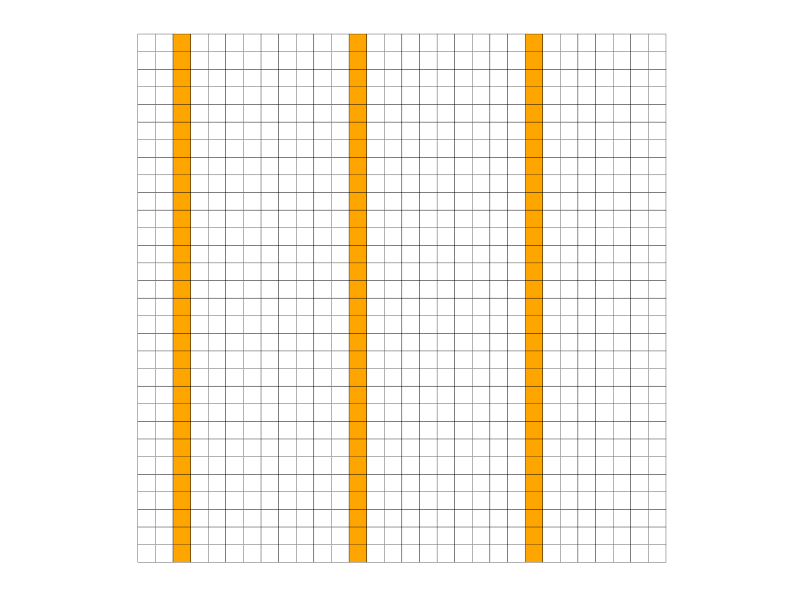
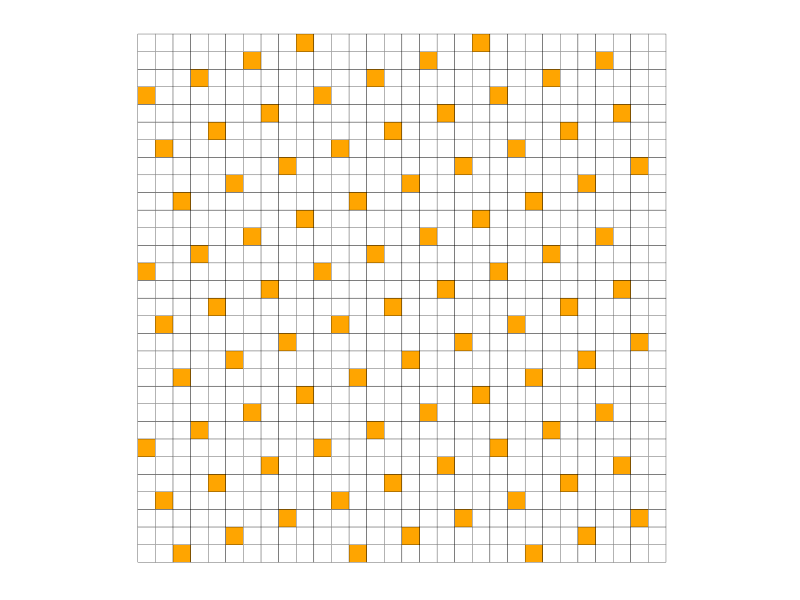
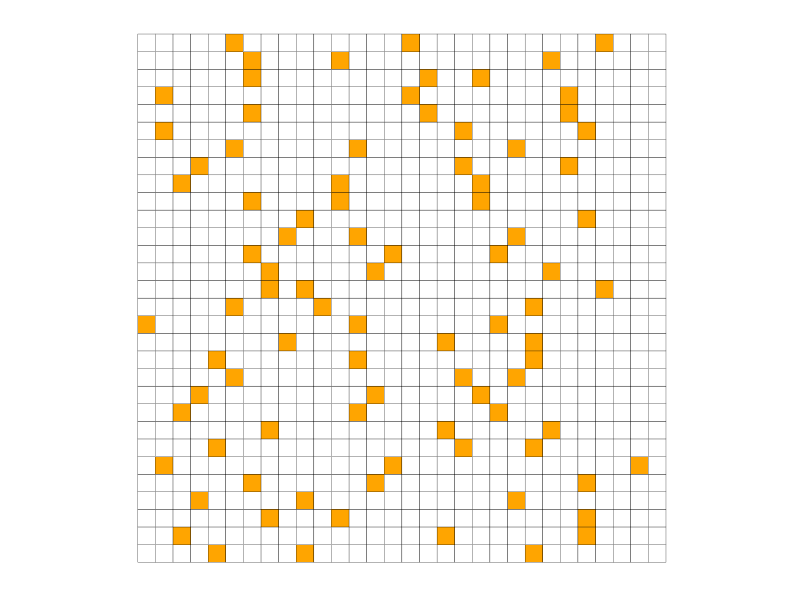
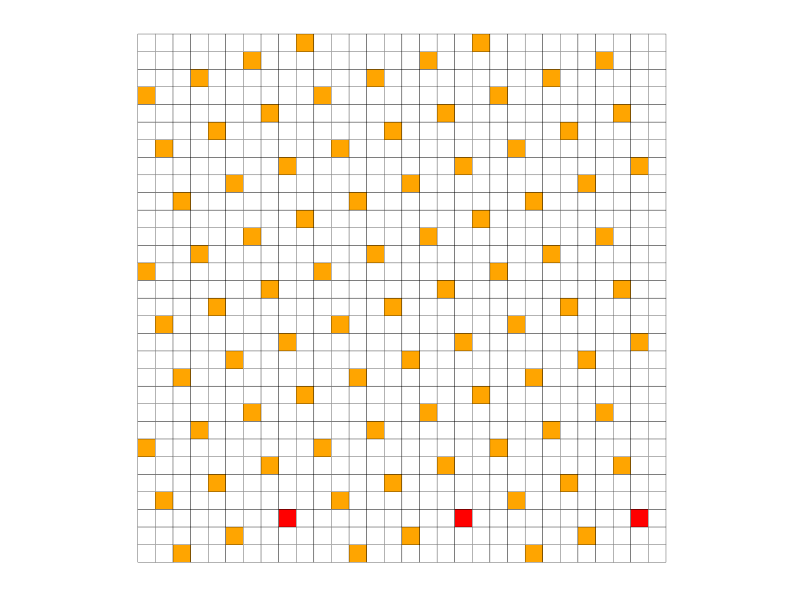
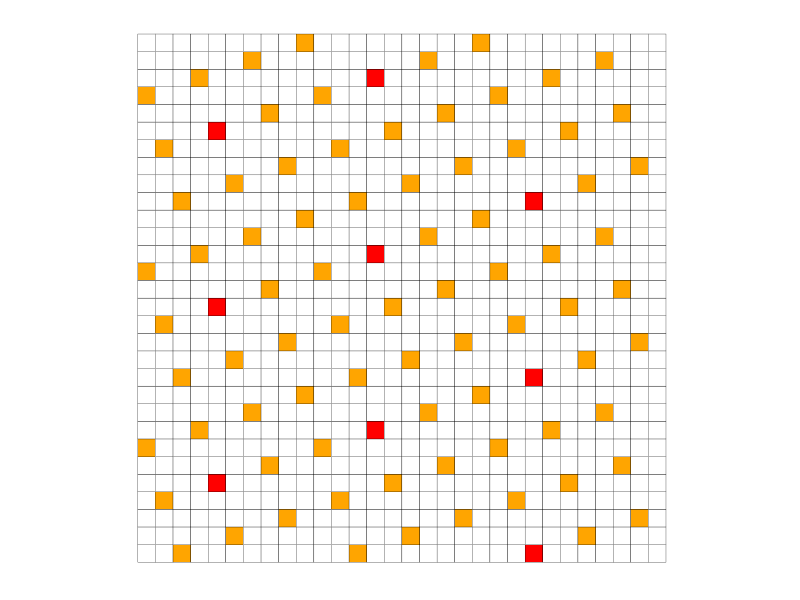

Recreate these plots in R, in order.
##### To plot grids (for the report) ----------

install.packages("ggplot2")
library(ggplot2)

### Version 1 -----------

# Create a data frame with the coordinates and colors
grid_data <- expand.grid(x = 1:30, y = 1:30)  # 10x10 grid
grid_data$color <- "white"  # Default color for all squares

# Specify the squares to be colored
colored_squares <- data.frame(
  x = c(rep(3, 30), rep(13, 30), rep(23, 30)),
  y = rep(1:30, 3),
  color = c(rep("orange", 90))
)

# Merge the colored squares into the grid data
grid_data <- merge(grid_data, colored_squares, by = c("x", "y"), all.x = TRUE)
grid_data$color.y[is.na(grid_data$color.y)] <- "white" # Set NA colors to white
# c(rep("white", 100))

ggplot(grid_data, aes(x = x, y = y, fill = color.y)) +
  geom_tile(colour = "black") +  # Draw the squares with black borders # 
  scale_fill_identity() +  # Use the colors specified in the data
  theme_minimal() +  # Minimal theme for better visualization
  theme(
    axis.title = element_blank(),  # Remove axis titles
    axis.text = element_blank(),   # Remove axis text
    axis.ticks = element_blank(),  # Remove axis ticks
    panel.grid = element_blank()   # Remove grid lines
  ) +
  coord_fixed()  # Ensure squares are not stretched

### Version 2 -----------

# Create a data frame with the coordinates and colors
grid_data <- expand.grid(x = 1:30, y = 1:30)  # 10x10 grid
grid_data$color <- "white"  # Default color for all squares

# Function to sample at random following the grid
sampling_grid <- function(i){
  cells_x <- c()
  cells_y <- c()
  
  for (l in 0:29) {
    if (l==0){
      x_init <- i
    }else if ((3*l+i) < 10){
      x_init <- (3*l+i)
    }else{
      x_init <- (((3*l+i))%%(10))
    }
    k <- 0
    while (x_init + 10*k < 30) {
      a <- x_init + 10*k
      b <- l
      cells_x <- append(cells_x, a)
      print(a)
      cells_y <- append(cells_y, b)
      print(b)
      k <- k+1
    }
  }
  return(data.frame(x = cells_x, y = cells_y))
}

test <- sampling_grid(3)

# Specify the squares to be colored
colored_squares <- data.frame(
  x = test$x,
  y = test$y +1,
  color = c(rep("orange", 90))
)

# Merge the colored squares into the grid data
grid_data <- merge(grid_data, colored_squares, by = c("x", "y"), all.x = TRUE)
grid_data$color.y[is.na(grid_data$color.y)] <- "white" # Set NA colors to white

ggplot(grid_data, aes(x = x, y = y, fill = color.y)) +
  geom_tile(colour = "black") +  # Draw the squares with black borders # 
  scale_fill_identity() +  # Use the colors specified in the data
  theme_minimal() +  # Minimal theme for better visualization
  theme(
    axis.title = element_blank(),  # Remove axis titles
    axis.text = element_blank(),   # Remove axis text
    axis.ticks = element_blank(),  # Remove axis ticks
    panel.grid = element_blank()   # Remove grid lines
  ) +
  coord_fixed()  # Ensure squares are not stretched

### Version 3 -----------

# Create a data frame with the coordinates and colors
grid_data <- expand.grid(x = 1:30, y = 1:30)  # 10x10 grid
grid_data$color <- "white"  # Default color for all squares

# Function to sample at random following the grid
sampling_grid <- function(c_dim){
  random_points <- data.frame(x = numeric(), y = numeric())
  
  for (l in 0:((30)-1)) { # For all lines
    for (bunch in 1:(30/10)) { # 10 is the size of each bunch
      x_sampled <- sample(0:9, 1) + (bunch-1)*10
      a <- x_sampled
      b <- l
      random_points <- rbind(random_points, list(a,b))
    }
  }
  colnames(random_points) <- list("x", "y")
  return(random_points)
}

test <- sampling_grid(3)

# Specify the squares to be colored
colored_squares <- data.frame(
  x = test$x,
  y = test$y + 1,
  color = c(rep("orange", 90))
)

# Merge the colored squares into the grid data
grid_data <- merge(grid_data, colored_squares, by = c("x", "y"), all.x = TRUE)
grid_data$color.y[is.na(grid_data$color.y)] <- "white" # Set NA colors to white
# c(rep("white", 100))

ggplot(grid_data, aes(x = x, y = y, fill = color.y)) +
  geom_tile(colour = "black") +  # Draw the squares with black borders # 
  scale_fill_identity() +  # Use the colors specified in the data
  theme_minimal() +  # Minimal theme for better visualization
  theme(
    axis.title = element_blank(),  # Remove axis titles
    axis.text = element_blank(),   # Remove axis text
    axis.ticks = element_blank(),  # Remove axis ticks
    panel.grid = element_blank()   # Remove grid lines
  ) +
  coord_fixed()  # Ensure squares are not stretched



### Strata 1 -----------

# Create a data frame with the coordinates and colors
grid_data <- expand.grid(x = 1:30, y = 1:30)  # 10x10 grid
grid_data$color <- "white"  # Default color for all squares

# Function to sample at random following the grid
sampling_grid <- function(i){
  cells_x <- c()
  cells_y <- c()
  
  for (l in 0:29) {
    if (l==0){
      x_init <- i
    }else if ((3*l+i) < 10){
      x_init <- (3*l+i)
    }else{
      x_init <- (((3*l+i))%%(10))
    }
    k <- 0
    while (x_init + 10*k < 30) {
      a <- x_init + 10*k
      b <- l
      cells_x <- append(cells_x, a)
      # print(a)
      cells_y <- append(cells_y, b)
      # print(b)
      k <- k+1
    }
  }
  return(data.frame(x = cells_x, y = cells_y))
}

test <- sampling_grid(3)

# Specify the squares to be colored
colored_squares <- data.frame(
  x = test$x,
  y = test$y +1,
  color = c(rep("orange", 90))
)

colored_stratum <- data.frame(
  x = test[test$y == 2,]$x,
  y = test[test$y == 2,]$y +1,
  color = c(rep("red", nrow(test[test$y == 2,])))
)

# Merge the colored squares into the grid data
grid_data <- merge(grid_data, colored_squares, by = c("x", "y"), all.x = TRUE)
grid_data <- merge(grid_data, colored_stratum, by = c("x", "y"), all.x = TRUE)
grid_data$color[(is.na(grid_data$color)) & (grid_data$color.y == "orange")] <- "orange" 
grid_data$color[is.na(grid_data$color)] <- "white" # Set NA colors to white

ggplot(grid_data, aes(x = x, y = y, fill = color)) +
  geom_tile(colour = "black") +  # Draw the squares with black borders # 
  scale_fill_identity() +  # Use the colors specified in the data
  theme_minimal() +  # Minimal theme for better visualization
  theme(
    axis.title = element_blank(),  # Remove axis titles
    axis.text = element_blank(),   # Remove axis text
    axis.ticks = element_blank(),  # Remove axis ticks
    panel.grid = element_blank()   # Remove grid lines
  ) +
  coord_fixed()  # Ensure squares are not stretched


### Strata 2 -----------

# Create a data frame with the coordinates and colors
grid_data <- expand.grid(x = 1:30, y = 1:30)  # 10x10 grid
grid_data$color <- "white"  # Default color for all squares

# Function to sample at random following the grid
sampling_grid <- function(i){
  cells_x <- c()
  cells_y <- c()
  cells_h <- c()
  
  for (l in 0:29) {
    if (l==0){
      x_init <- i
    }else if ((3*l+i) < 10){
      x_init <- (3*l+i)
    }else{
      x_init <- (((3*l+i))%%(10))
    }
    k <- 0
    while (x_init + 10*k < 30) {
      a <- x_init + 10*k
      b <- l
      h <- (length(cells_x)+1)%%10
      cells_x <- append(cells_x, a)
      # print(a)
      cells_y <- append(cells_y, b)
      # print(b)
      cells_h <- append(cells_h, h)
      k <- k+1
    }
  }
  return(data.frame(x = cells_x, y = cells_y, h = cells_h))
}

test <- sampling_grid(3)

# Specify the squares to be colored
colored_squares <- data.frame(
  x = test$x,
  y = test$y +1,
  color = c(rep("orange", 90))
)

colored_stratum <- data.frame(
  x = test[test$h == 3,]$x,
  y = test[test$h == 3,]$y +1,
  color = c(rep("red", nrow(test[test$h == 3,])))
)

# Merge the colored squares into the grid data
grid_data <- merge(grid_data, colored_squares, by = c("x", "y"), all.x = TRUE)
grid_data <- merge(grid_data, colored_stratum, by = c("x", "y"), all.x = TRUE)
grid_data$color[(is.na(grid_data$color)) & (grid_data$color.y == "orange")] <- "orange" 
grid_data$color[is.na(grid_data$color)] <- "white" # Set NA colors to white

ggplot(grid_data, aes(x = x, y = y, fill = color)) +
  geom_tile(colour = "black") +  # Draw the squares with black borders # 
  scale_fill_identity() +  # Use the colors specified in the data
  theme_minimal() +  # Minimal theme for better visualization
  theme(
    axis.title = element_blank(),  # Remove axis titles
    axis.text = element_blank(),   # Remove axis text
    axis.ticks = element_blank(),  # Remove axis ticks
    panel.grid = element_blank()   # Remove grid lines
  ) +
  coord_fixed()  # Ensure squares are not stretched
